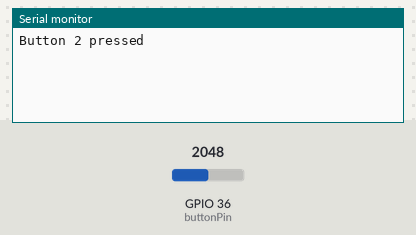
Bench run of a program on a simulated ESP32. On the bench: the last lines printed to the serial monitor. The test bench sets the inputs (shaded band); at power-on: GPIO 36 (buttonPin) = 2048.

Above: at 1.2 s.
1.3 s: GPIO 36 (buttonPin) set to 1360
At 1.7 s:
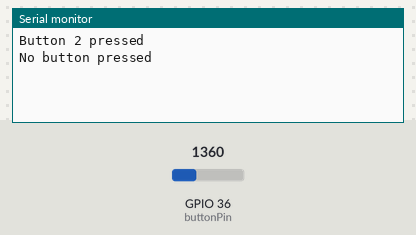
2.8 s: GPIO 36 (buttonPin) set to 1440
At 4.2 s:
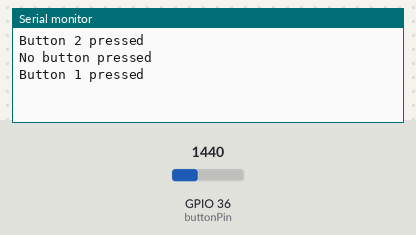

The program:

main.cpp
```cpp
#include <Arduino.h>

// GPIO 36
const int buttonPin = 36;

// Define the threshold values for each button
const int button1MinThreshold = 1400;
const int button1Threshold = 1500;
const int button2Threshold = 2300;
const int button3Threshold = 3300;

int buttonState = 0;
int lastButtonState = 0;

void setup() {
  Serial.begin(115200);

  pinMode(buttonPin, INPUT);
}

void loop() {
  // Read the analog value from the button pin
  int buttonValue = analogRead(buttonPin);

  // Determine which button is pressed based on the analog value
  if ((buttonValue < button1Threshold) && (buttonValue > button1MinThreshold)) {
    buttonState = 1;
  }
  else if ((buttonValue < button2Threshold) && (buttonValue > button1MinThreshold)) {
    buttonState = 2;
  }
  else if ((buttonValue < button3Threshold) && (buttonValue > button1MinThreshold)) {
    buttonState = 3;
  }
  else {
    buttonState = 0;
  }

  // Check if the button state has changed
  if (buttonState != lastButtonState) {
    // Print the new button state to the serial monitor
    switch (buttonState) {
      case 0:
        Serial.println("No button pressed");
        break;
      case 1:
        Serial.println("Button 1 pressed");
        break;
      case 2:
        Serial.println("Button 2 pressed");
        break;
      case 3:
        Serial.println("Button 3 pressed");
        break;
    }

    // Update the last button state
    lastButtonState = buttonState;
  }

  // Delay for a short period of time to debounce the button
  delay(50);
}
```

Measured:
- after the input at 1.3 s, the serial monitor: prints a new line at once (image 1)
- after the input at 2.8 s, the serial monitor: prints a new line at once (image 2)
